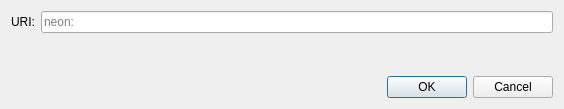
<?xml version="1.0" encoding="UTF-8"?>
<ui version="4.0">
 <class>OpenURIDialog</class>
 <widget class="QDialog" name="OpenURIDialog">
  <property name="geometry">
   <rect>
    <x>0</x>
    <y>0</y>
    <width>564</width>
    <height>109</height>
   </rect>
  </property>
  <property name="windowTitle">
   <string>Open neon URI</string>
  </property>
  <layout class="QVBoxLayout" name="verticalLayout">
   <item>
    <layout class="QHBoxLayout" name="horizontalLayout">
     <item>
      <widget class="QLabel" name="label">
       <property name="text">
        <string>URI:</string>
       </property>
      </widget>
     </item>
     <item>
      <widget class="QValidatedLineEdit" name="uriEdit">
       <property name="placeholderText">
        <string notr="true">neon:</string>
       </property>
      </widget>
     </item>
    </layout>
   </item>
   <item>
    <spacer name="verticalSpacer">
     <property name="orientation">
      <enum>Qt::Vertical</enum>
     </property>
     <property name="sizeHint" stdset="0">
      <size>
       <width>20</width>
       <height>40</height>
      </size>
     </property>
    </spacer>
   </item>
   <item>
    <widget class="QDialogButtonBox" name="buttonBox">
     <property name="orientation">
      <enum>Qt::Horizontal</enum>
     </property>
     <property name="standardButtons">
      <set>QDialogButtonBox::Cancel|QDialogButtonBox::Ok</set>
     </property>
    </widget>
   </item>
  </layout>
 </widget>
 <customwidgets>
  <customwidget>
   <class>QValidatedLineEdit</class>
   <extends>QLineEdit</extends>
   <header>qt/qvalidatedlineedit.h</header>
  </customwidget>
 </customwidgets>
 <resources/>
 <connections>
  <connection>
   <sender>buttonBox</sender>
   <signal>accepted()</signal>
   <receiver>OpenURIDialog</receiver>
   <slot>accept()</slot>
   <hints>
    <hint type="sourcelabel">
     <x>248</x>
     <y>254</y>
    </hint>
    <hint type="destinationlabel">
     <x>157</x>
     <y>274</y>
    </hint>
   </hints>
  </connection>
  <connection>
   <sender>buttonBox</sender>
   <signal>rejected()</signal>
   <receiver>OpenURIDialog</receiver>
   <slot>reject()</slot>
   <hints>
    <hint type="sourcelabel">
     <x>316</x>
     <y>260</y>
    </hint>
    <hint type="destinationlabel">
     <x>286</x>
     <y>274</y>
    </hint>
   </hints>
  </connection>
 </connections>
</ui>
